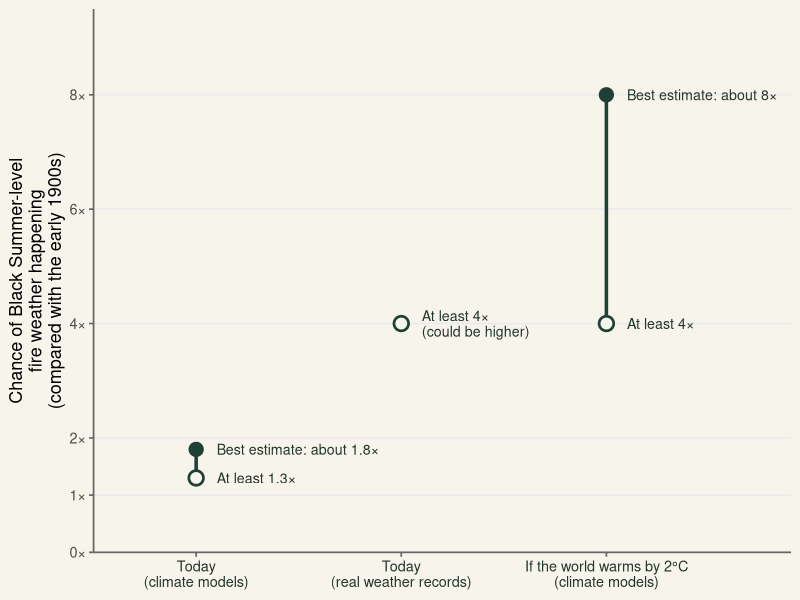

Reproduce this figure in R.
## ---- chunk 1
#| label: fig-likelihood
#| fig-cap: "The chance of fire weather as extreme as Black Summer (2019–20) is already higher than in the early 1900s, and could become about eight times higher if the world warms by 2°C. Each estimate compares the chance of this kind of fire weather happening in southeastern Australia in any given year with the chance in the early 1900s, where 1× would mean no change. Filled dots show the best estimate and open circles show the lowest likely value. Real weather records only give a lowest likely value, so the true figure could be higher. Data: van Oldenborgh et al. (2021)."
#| fig-alt: "Dot plot comparing the chance of Black Summer-level fire weather in any given year with the chance in the early 1900s. Climate models give a best estimate of about 1.8 times today, and at least 1.3 times. Real weather records show at least 4 times today, possibly higher. If the world warms by 2 degrees, climate models give a best estimate of about 8 times, and at least 4 times."
#| fig-width: 8
#| fig-height: 5

library(ggplot2)
library(tibble)

# Results reported by van Oldenborgh et al. (2021)
dots <- tibble(
  scenario = c("Today\n(climate models)",
               "Today\n(real weather records)",
               "If the world warms by 2°C\n(climate models)"),
  at_least = c(1.3, 4, 4),
  best     = c(1.8, NA, 8),
  at_least_label = c("At least 1.3×",
                     "At least 4×\n(could be higher)",
                     "At least 4×")
)
dots$scenario <- factor(dots$scenario, levels = dots$scenario)

ggplot(dots, aes(x = scenario)) +
  # Line from the lowest likely value to the best estimate
  geom_segment(aes(xend = scenario, y = at_least, yend = best),
               linewidth = 1.2, colour = "#1f4035", na.rm = TRUE) +
  # Open circle = lowest likely value; filled dot = best estimate
  geom_point(aes(y = at_least), shape = 21, fill = "#f7f4eb",
             colour = "#1f4035", size = 4, stroke = 1.4) +
  geom_point(aes(y = best), colour = "#1f4035", size = 4.5, na.rm = TRUE) +
  # Labels written beside each dot (direct labels instead of a legend)
  geom_text(aes(y = best, label = paste0("Best estimate: about ", best, "×")),
            nudge_x = 0.1, hjust = 0, size = 3.6, colour = "#24352d",
            na.rm = TRUE) +
  geom_text(aes(y = at_least, label = at_least_label),
            nudge_x = 0.1, hjust = 0, size = 3.6, colour = "#24352d",
            lineheight = 0.9) +
  scale_y_continuous(breaks = c(0, 1, 2, 4, 6, 8),
                     labels = function(x) paste0(x, "×"),
                     expand = c(0, 0)) +
  scale_x_discrete(expand = expansion(add = c(0.5, 0.9))) +
  coord_cartesian(ylim = c(0, 9.5), clip = "off") +
  labs(x = NULL,
       y = "Chance of Black Summer-level\nfire weather happening\n(compared with the early 1900s)") +
  theme_minimal(base_size = 13) +
  theme(
    panel.grid.major.x = element_blank(),
    panel.grid.minor   = element_blank(),
    axis.line          = element_line(colour = "grey40"),
    axis.ticks         = element_line(colour = "grey40"),
    axis.text.x        = element_text(colour = "#24352d"),
    plot.background    = element_rect(fill = "#f7f4eb", colour = NA)
  )
## ---- chunk 2
#| label: tbl-drivers
#| tbl-cap: "Heat is the main reason fire weather has become more dangerous, while rainfall shows no long-term climate change trend. The number columns show how important each weather ingredient is as a cause of the rise in fire danger. Data: van Oldenborgh et al. (2021)."

# Findings reported by van Oldenborgh et al. (2021)
drivers <- tibble::tibble(
  `Weather ingredient` = c("Heat",
                           "Dry air (low humidity)",
                           "Rainfall and drought",
                           "Wind"),
  `How many of the 4 climate models found it as the biggest cause` = c(3, 1, 0, 0),
  `Its rank in real weather records (1 = biggest cause)` = c(1, 2, 3, 4),
  `What the study found` = c(
    "Explains about half of the rise in fire danger in two models. Hot weeks like December 2019 are now at least 2× as likely, and 1–2°C hotter than in the early 1900s.",
    "The biggest cause in one model, and shares the lead with heat and wind in another.",
    "No climate change trend in extreme drought, even though 2019 was Australia's driest year on record. More than half of the 2019 dry spell came from natural swings in ocean and wind patterns.",
    "Shares the lead with heat and dry air in one model. Otherwise the smallest cause."
  )
)

knitr::kable(drivers, align = c("l", "r", "r", "l"))
